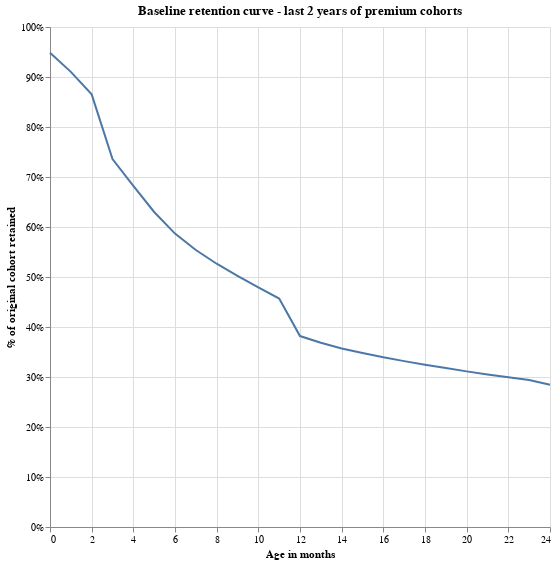

The notebook cell saved with this chart:
### Code cell
df = pd.DataFrame(cph.baseline_survival_).reset_index()

df.columns = ["age", "baseline survival"]

alt.Chart(df).mark_line().encode(
    x=alt.X("age:Q", axis=alt.Axis(title="Age in months")),
    y=alt.Y(
        "baseline survival:Q",
        axis=alt.Axis(format="%", title="% of original cohort retained"),
    ),
).properties(
    width=500,
    height=500,
    title="Baseline retention curve - last 2 years of premium cohorts",
)

### Figure 1 — Vega-Lite specification as saved in the notebook (floating-point values rounded to 4 significant figures)
{"config": {"view": {"continuousWidth": 400, "continuousHeight": 300}}, "data": {"name": "data-d34d9a31c087a569d6a14fc61823c024"}, "mark": "line", "encoding": {"x": {"type": "quantitative", "axis": {"title": "Age in months"}, "field": "age"}, "y": {"type": "quantitative", "axis": {"format": "%", "title": "% of original cohort retained"}, "field": "baseline survival"}}, "height": 500, "title": "Baseline retention curve - last 2 years of premium cohorts", "width": 500, "$schema": "https://vega.github.io/schema/vega-lite/v4.8.1.json", "datasets": {"data-d34d9a31c087a569d6a14fc61823c024": [{"age": 0.0, "baseline survival": 0.9486}, {"age": 1.0, "baseline survival": 0.9103}, {"age": 2.0, "baseline survival": 0.8652}, {"age": 3.0, "baseline survival": 0.7359}, {"age": 4.0, "baseline survival": 0.6824}, {"age": 5.0, "baseline survival": 0.6301}, {"age": 6.0, "baseline survival": 0.5868}, {"age": 7.0, "baseline survival": 0.554}, {"age": 8.0, "baseline survival": 0.5266}, {"age": 9.0, "baseline survival": 0.5023}, {"age": 10.0, "baseline survival": 0.4792}, {"age": 11.0, "baseline survival": 0.4569}, {"age": 12.0, "baseline survival": 0.3819}, {"age": 13.0, "baseline survival": 0.3687}, {"age": 14.0, "baseline survival": 0.3571}, {"age": 15.0, "baseline survival": 0.348}, {"age": 16.0, "baseline survival": 0.3394}, {"age": 17.0, "baseline survival": 0.3318}, {"age": 18.0, "baseline survival": 0.3245}, {"age": 19.0, "baseline survival": 0.3181}, {"age": 20.0, "baseline survival": 0.3113}, {"age": 21.0, "baseline survival": 0.3051}, {"age": 22.0, "baseline survival": 0.2993}, {"age": 23.0, "baseline survival": 0.2938}, {"age": 24.0, "baseline survival": 0.2844}]}}
